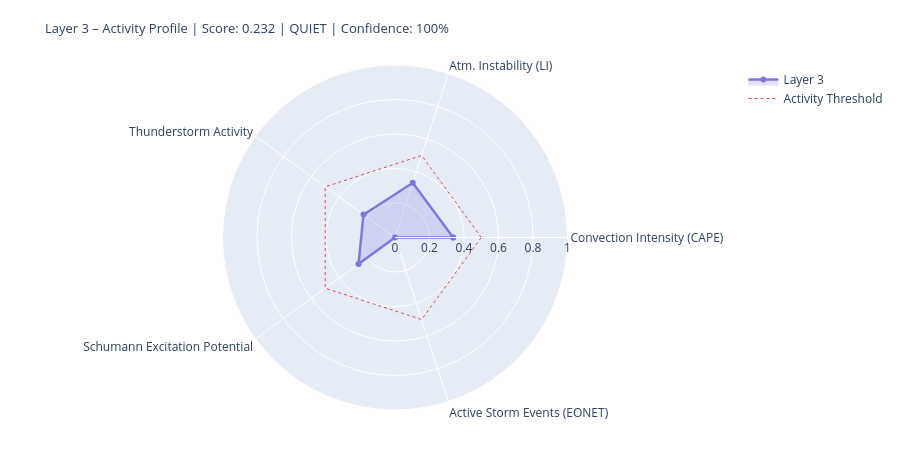

Write notebook code for a chart like this one.
### Markdown cell above
---
## 4. State Assessment & Handoff to Layer 4/5

### Code cell
# ============================================================
# LAYER-3-SCORE
# Five dynamic components
# ============================================================

def norm(v, lo, hi):
    if v is None or (isinstance(v, float) and math.isnan(v)): return None
    return round(max(0.0, min(1.0, (v - lo) / (hi - lo))), 4)

# --- 1) Convection intensity (global CAPE mean) ---
cape_mean = df_atm['cape'].dropna().mean() if not df_atm.empty else None
conv_score = norm(cape_mean, 0, 3000)
conv_src   = 'primary' if cape_mean is not None else 'missing'

# --- 2) Atmospheric instability (LI mean) ---
li_mean   = df_atm['li'].dropna().mean() if not df_atm.empty else None
# Negative LI = unstable → higher score
instab_score = norm(-li_mean if li_mean is not None else None, -6, 6)
instab_src   = 'primary' if li_mean is not None else 'missing'

# --- 3) Thunderstorm activity (mean thunder score + WMO count) ---
thunder_mean = df_atm['thunder_score'].mean() if not df_atm.empty else None
n_thunder    = int(df_atm['thunderstorm'].sum()) if not df_atm.empty else 0
thunder_score_val = norm(
    (thunder_mean or 0) * 0.7 + n_thunder * 0.1, 0, 1.0
) if thunder_mean is not None else None
thunder_src = 'primary'

# --- 4) Schumann excitation potential (weighted Schumann contribution) ---
schumann_pot = df_atm['schumann_contribution'].mean() if not df_atm.empty else None
# Boosted by Layer-2 thunderstorm trigger
if schumann_pot is not None and l2_thunder:
    schumann_pot = min(1.0, schumann_pot * 1.2)
schumann_score = norm(schumann_pot, 0, 1.0) if schumann_pot is not None else None
schumann_src   = 'derived'

# --- 5) Storm activity (NASA EONET) ---
# Distinction: None = data not loaded, 0.0 = loaded but no events
storm_score = None
storm_src   = 'missing'
if raw.get('storms') is not None:          # API reached successfully
    storm_score = norm(len(storm_events), 0, 30) if storm_events else 0.0
    storm_src   = 'primary'

# X-Ray and Kp: context only, not in dynamic score
# (X-Ray = Layer-0/4 driver; Kp = geomagnetic index, not a lightning proxy)
xray_context = None
if raw.get('xray'):
    df_xc = pd.DataFrame(raw['xray'])
    fc = next((c for c in df_xc.columns
               if any(k in c.lower() for k in ['flux','long']) and 'time' not in c.lower()),
              df_xc.columns[1])
    df_xc[fc] = pd.to_numeric(df_xc[fc], errors='coerce')
    xray_last = df_xc[fc].dropna().iloc[-1] if not df_xc[fc].dropna().empty else None
    if xray_last:
        xray_class = ('X' if xray_last>=1e-4 else 'M' if xray_last>=1e-5
                      else 'C' if xray_last>=1e-6 else 'B')
        xray_context = {'flux': float(xray_last), 'class': xray_class}
        print(f'X-Ray context: {xray_class}-class ({xray_last:.2e} W/m²)')

# --- Aggregate ---
COMPONENTS = {
    'Convection Intensity (CAPE)':  {'score': conv_score,       'source': conv_src,    'dynamic': True},
    'Atm. Instability (LI)':         {'score': instab_score,     'source': instab_src,  'dynamic': True},
    'Thunderstorm Activity':              {'score': thunder_score_val, 'source': thunder_src, 'dynamic': True},
    'Schumann Excitation Potential':   {'score': schumann_score,   'source': schumann_src,'dynamic': True},
    'Active Storm Events (EONET)': {'score': storm_score,      'source': storm_src,   'dynamic': True},
}

available   = {k: v['score'] for k, v in COMPONENTS.items() if v['score'] is not None}
unavailable = [k for k, v in COMPONENTS.items() if v['score'] is None]
layer3_score = round(sum(available.values()) / len(available), 4) if available else None
confidence   = round(len(available) / len(COMPONENTS), 2)
level = ('unknown' if layer3_score is None
         else 'quiet'   if layer3_score < 0.3
         else 'moderate' if layer3_score < 0.6
         else 'active')
dominant_l3 = max(available, key=available.get) if available else 'none'

# --- Ausgabe ---
W = 68
print('=' * W)
print('LAYER 3 – ATMOSPHERE / WEATHER / THUNDERSTORMS – STATE ASSESSMENT')
print('=' * W)
for name, comp in COMPONENTS.items():
    s = comp['score']
    if s is not None:
        bar = '█' * int(s * 20) + '░' * (20 - int(s * 20))
        print(f'  {name:<36} {bar}  {s:.3f}  [{comp["source"]}]')
    else:
        print(f'  {name:<36} {"─" * 20}  n/a   [missing]')
print('-' * W)
print(f'  Score:        {layer3_score:.3f}  ({len(available)}/{len(COMPONENTS)} components)')
print(f'  Confidence:   {confidence:.0%}')
print(f'  Level:        {level.upper()}')
print(f'  Dominant:     {dominant_l3}')
print(f'  CAPE mean:    {cape_mean:.0f} J/kg' if cape_mean else '  CAPE mean:    n/a')
print(f'  LI mean:      {li_mean:.1f} K' if li_mean is not None else '  LI mean:      n/a')
print(f'  Thunderstorms:{n_thunder} points (WMO)  +  {len(storm_events)} NASA EONET')
print('=' * W)

# Radar
cats   = list(available.keys())
vals_r = list(available.values())
if len(cats) >= 3:
    fig = go.Figure()
    fig.add_trace(go.Scatterpolar(
        r=vals_r + [vals_r[0]], theta=cats + [cats[0]],
        fill='toself', fillcolor='rgba(127,119,221,0.22)',
        line=dict(color='#7F77DD', width=2.5), name='Layer 3'
    ))
    fig.add_trace(go.Scatterpolar(
        r=[0.5] * (len(cats)+1), theta=cats + [cats[0]],
        line=dict(color='#E24B4A', dash='dot', width=1),
        mode='lines', name='Activity Threshold'
    ))
    fig.update_layout(
        title=dict(
            text=f'Layer 3 – Activity Profile | Score: {layer3_score:.3f} | {level.upper()} | Confidence: {confidence:.0%}',
            font=dict(size=13)
        ),
        polar=dict(radialaxis=dict(visible=True, range=[0, 1])),
        height=450, showlegend=True,
        margin=dict(l=60, r=60, t=65, b=40)
    )
    fig.show()

### Figure 1 — Plotly figure (JSON) as saved in the notebook; plotly's stock layout.template omitted (floating-point values rounded to 4 significant figures)
{"data": [{"fill": "toself", "fillcolor": "rgba(127,119,221,0.22)", "line": {"color": "#7F77DD", "width": 2.5}, "name": "Layer 3", "r": [0.3372, 0.3333, 0.2258, 0.2615, 0.0, 0.3372], "theta": ["Convection Intensity (CAPE)", "Atm. Instability (LI)", "Thunderstorm Activity", "Schumann Excitation Potential", "Active Storm Events (EONET)", "Convection Intensity (CAPE)"], "type": "scatterpolar"}, {"line": {"color": "#E24B4A", "dash": "dot", "width": 1}, "mode": "lines", "name": "Activity Threshold", "r": [0.5, 0.5, 0.5, 0.5, 0.5, 0.5], "theta": ["Convection Intensity (CAPE)", "Atm. Instability (LI)", "Thunderstorm Activity", "Schumann Excitation Potential", "Active Storm Events (EONET)", "Convection Intensity (CAPE)"], "type": "scatterpolar"}], "layout": {"height": 450, "margin": {"b": 40, "l": 60, "r": 60, "t": 65}, "polar": {"radialaxis": {"range": [0, 1], "visible": true}}, "showlegend": true, "title": {"font": {"size": 13}, "text": "Layer 3 – Activity Profile | Score: 0.232 | QUIET | Confidence: 100%"}}}
